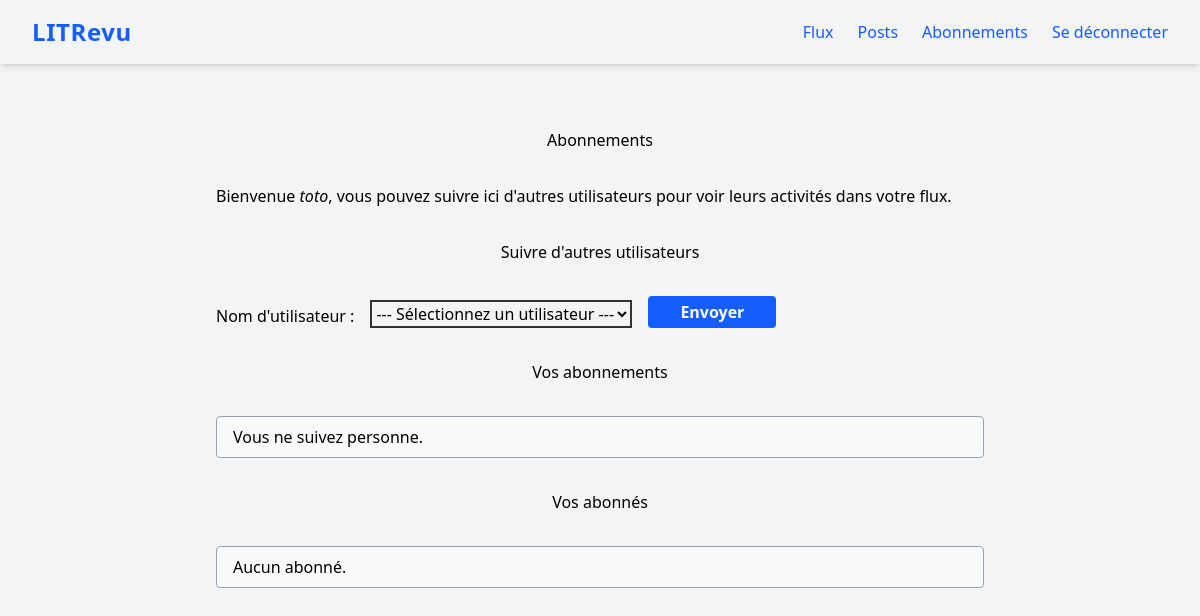
Page /follow-users/ (signed in) on the earlier database version.
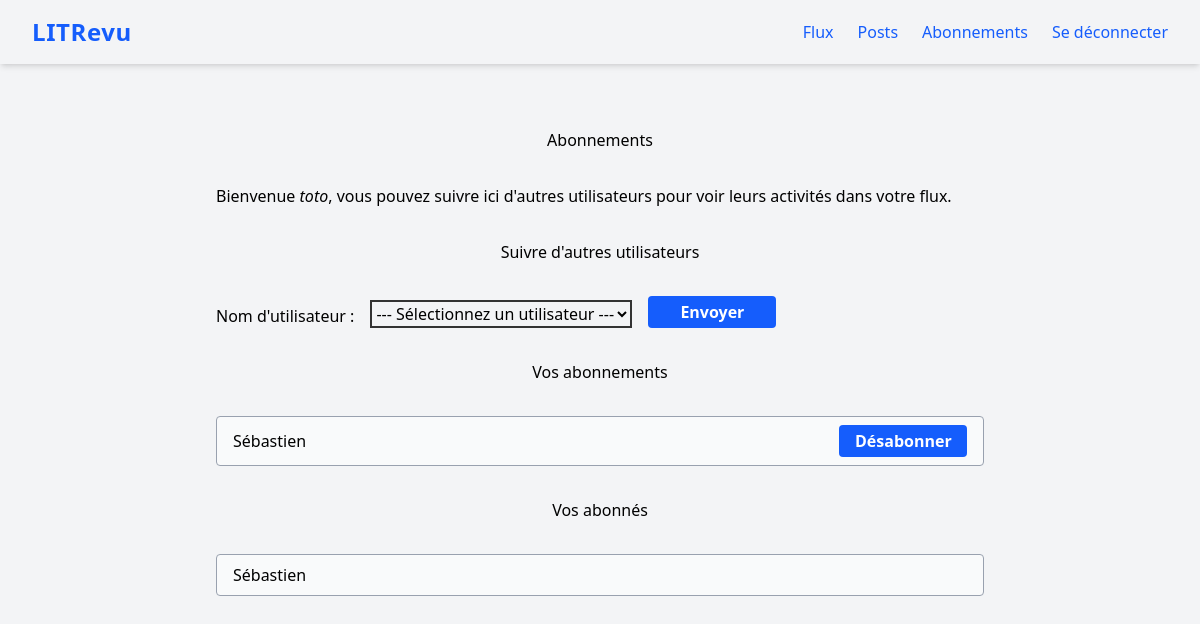
Same page on the later database version.
### review/models.py (models this page shows, shortened)
class UserFollows(models.Model):
    user = models.ForeignKey(
        to=settings.AUTH_USER_MODEL,
        related_name='following',
        on_delete=models.CASCADE
    )
    followed_user = models.ForeignKey(
        to=settings.AUTH_USER_MODEL,
        related_name='followed_by',
        on_delete=models.CASCADE
    )
    class Meta:
        unique_together = ('user', 'followed_user', )

### authentication/models.py (models this page shows)
class User(AbstractUser):
    follows = models.ManyToManyField(
        'self',
        symmetrical=False,
        verbose_name='suit'
    )

### review/views.py (the view)
# urls.py: path('follow-users/', review.views.follow_users, name='follow-users'),
@login_required
def follow_users(request):
    message = None
    if request.method == 'POST':
        form = forms.FollowUsersForm(request.POST, user=request.user)
        if form.is_valid():
            username = form.cleaned_data['username']
            try:
                user_to_follow = User.objects.get(username=username)
                if user_to_follow == request.user:
                    message = "Vous ne pouvez pas vous suivre vous-même."
                elif models.UserFollows.objects.filter(
                    user=request.user,
                    followed_user=user_to_follow
                ).exists():
                    message = f"Vous suivez déjà {username}."
                else:
                    models.UserFollows.objects.create(
                        user=request.user,
                        followed_user=user_to_follow
                        )
                    message = f"Vous suivez maintenant {username}."
            except User.DoesNotExist:
                message = f"L'utilisateur '{username}' n'existe pas."
    else:
        form = forms.FollowUsersForm(user=request.user)
    followers = models.UserFollows.objects.filter(followed_user=request.user)
    following = models.UserFollows.objects.filter(user=request.user)
    return render(
        request,
        'review/follow_users_form.html',
        context={
            'form': form,
            'followers': followers,
            'following': following,
            'message': message
        }
    )

### review/forms.py
class FollowUsersForm(forms.Form):
    username = forms.ChoiceField(
        label="Nom d'utilisateur",
        choices=[],
        widget=forms.Select(attrs={
            'class': 'form-control',
            'style': 'border:2px solid #333;'
        })
    )
    def __init__(self, *args, **kwargs):
        current_user = kwargs.pop('user', None)
        super().__init__(*args, **kwargs)
        User = get_user_model()
        users_qs = User.objects.all()
        if current_user:
            users_qs = users_qs.exclude(pk=current_user.pk)
            already_followed = UserFollows.objects.filter(
                user=current_user
            ).values_list('followed_user', flat=True)
            users_qs = users_qs.exclude(pk__in=already_followed)
        self.fields['username'].choices = [
            ('', '--- Sélectionnez un utilisateur ---')
        ] + [
            (user.username, user.username) for user in users_qs
        ]

### review/templates/review/follow_users_form.html (shortened to what this page needs)
{% extends 'base.html' %}
{% block content %}
    <main role="main">
        <h1 class="text-center my-8">Abonnements</h1>
        <p class="mb-4">Bienvenue <em>{{ user.username }}</em>, vous pouvez suivre ici d'autres utilisateurs pour voir leurs activités dans votre flux.</p>
        <h2 class="text-center my-8">Suivre d'autres utilisateurs</h2>
        <form method="post">
            <div style="display: flex; align-items: flex-end; gap: 1rem;">
                <label for="{{ form.username.id_for_label }}">{{ form.username.label }} : </label>
                {{ form.username }}
                <button type="submit" class="bg-blue-600 text-white px-4 py-1 rounded hover:bg-blue-700 font-semibold transition w-32">Envoyer</button>
            </div>
        </form>
        <h2 class="text-center my-8">Vos abonnements</h2>
    <div class="flex flex-col gap-2 mb-8">
        {% for follow in following %}
            <div class="flex items-center justify-between border border-gray-400 rounded px-4 py-2 bg-gray-50">
                <span>{{ follow.followed_user }}</span>
                <form method="post" action="{% url 'unfollow-user' follow.followed_user.id %}">
                    <button type="submit" class="bg-blue-600 text-white px-4 py-1 rounded hover:bg-blue-700 font-semibold transition w-32">Désabonner</button>
                </form>
            </div>
        {% empty %}
            <div class="border border-gray-400 rounded px-4 py-2 bg-gray-50">Vous ne suivez personne.</div>
        {% endfor %}
    </div>
    <h2 class="text-center my-8">Vos abonnés</h2>
    <div class="flex flex-col gap-2 mb-8">
        {% for follow in followers %}
            <div class="border border-gray-400 rounded px-4 py-2 bg-gray-50">{{ follow.user }}</div>
        {% empty %}
            <div class="border border-gray-400 rounded px-4 py-2 bg-gray-50">Aucun abonné.</div>
        {% endfor %}
    </div>
    </main>
{% endblock content %}

Differences in the rows shown:
added UserFollows: followed_user "Sébastien", shown under "Vos abonnements"
added UserFollows: user "Sébastien", shown under "Vos abonnés"
Other differences:
text no longer shown: "Vous ne suivez personne. Aucun abonné."
